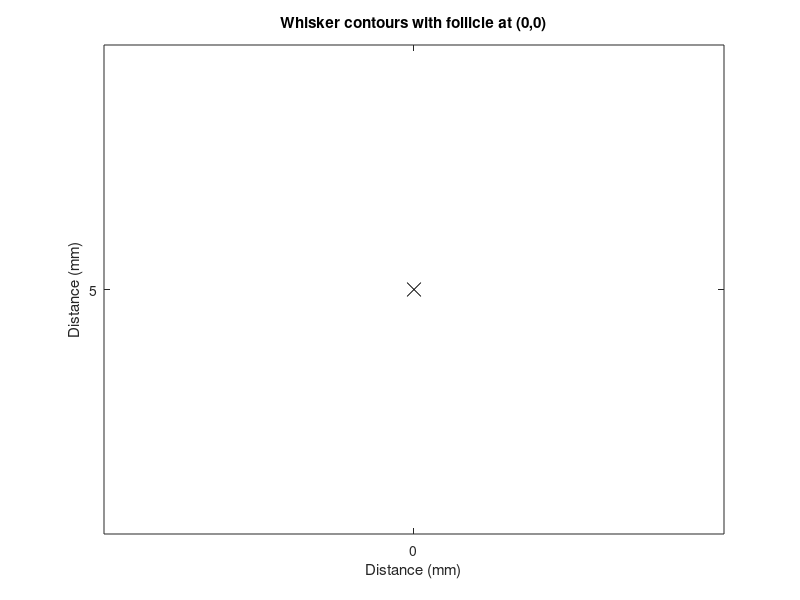

This figure's MATLAB source: (Note: this script raises an error after producing the figure.)


%% whisker bent by object at several azimuthal angles
% whisker angle at based - theta0
% object position - (x y)
% rotate frame of reference by -theta0 by applying a rotation matrix
%
% 
% --------------misc simulation paramters
clear all; 
hf=31;
n_segments=1000; % number of elements in the whisker

Go = 1; % 1 for Go

if Go
    pole_pos_in_mm=5; % distance of pole form the face; along x- axis <-- CHANGE
    l_color = 'b';
else
    pole_pos_in_mm=8;
    l_color = 'r';
end
    
plot_protraction = 0; % determines what protraction parameter is plotted; 1 == distance (this is for the first  submission of Lorenz' paper)

numPosForces=19; % number of simulations with non-zero forces
incr=1.0; % increment of intended angle at base, degrees
thetaMin=incr; % min angle aqafter contact (i.e. non-zero force)
thetaMax=numPosForces*incr; % max angle with positive force

anglesAtBases=incr:incr:thetaMax; % intended angles at base
numZeroForces=15; % number of simulations with zero forces (i.e. before whisker strikes object)

r0=[ 0 pole_pos_in_mm/1000]'; % pole pos in meters (x, y) <<<<<<<<<<<<<<<<<<<<<<Changed
tolerance=0.000001; % this is a weird paramter - if smaller the fminsearch doesn't work; if larger, results are noisier as expected

% --------------mouse pad elasticitiy
% assume that moment = kTheta * dTheta 
% moment = [N m]; dTheta = [rad]; kTheta = [N m / rad]
kTheta = 5e-6; % in rad/(Nm); larger means stiffer <-- CHANGE

% --------------setting whisker parameters - rat whiskers 
% wh.ym=3.5e9; % young's modulus in pascal
% wh.L=0.060; % whisker length in meters
% base_radius=1.00e-4;

% --------------mouse whisker parameters
conical=1; % if 1 then conical whisker with linear taper
wh.ym=5e9; % young's modulus in pascal
base_radius= 33.5e-6; % in meters
wh.L = 16e-3; % whisker lenght in meters
wh.friction = 0.0;

segment=wh.L/n_segments; % in meters; total length is n_segments * segment
if ~ conical
    I(1:n_segments)=(pi/4)*base_radius^4; %uniform
else
    I(1:n_segments)=(pi/4)*(base_radius*(1-(1:n_segments)*segment/wh.L)).^4;  %conical
end
wh.I=I; % 2. moment of intertia

% --------------setting up plots

figure(hf); cla
plot(r0(1)*1000, r0(2)*1000, 'kx', 'MarkerSize', 10); % point of force application
ha=gca;
axis equal
%axes('XLim', [-1 wh.L*1000 ], 'YLim', [-1 wh.L*1000 ], 'YDir', 'reverse');
set(ha, 'YDir', 'reverse');
title('Whisker contours with follicle at (0,0)');
xlabel('Distance (mm)');
ylabel('Distance (mm)');

% --------------simulation 

options = optimset('TolFun',tolerance);

initialCondition = [pole_pos_in_mm/1000 1/30000]; % [location of force along the whisker (m), force acting on the whisker (N)], initial condition

f_axial=[];
moment=[];
f_tot=[];
f_friction=[];

contours=zeros(length(anglesAtBases)+numZeroForces, 2, n_segments+1); % to store trajectories

%tic
for j=1:numPosForces
    
    theta0=pi*anglesAtBases(j)/180;
    rotTheta0=[cos(-theta0) -sin(-theta0); sin(-theta0) cos(-theta0)];
    r1=rotTheta0*r0;
    rotTheta0=[cos(-theta0) -sin(-theta0); sin(-theta0) cos(-theta0)];
    a=r1';
    
    [f_fit,fval,exitflag,output] = fminsearch(@(f_fit) whiskerBentByForce(f_fit, wh, a),initialCondition, options); 
    
    if fval < tolerance*100 % Kluge; I don't understand why fminsearch 'converges' even though the 'tolerance' is never reached
        [temp, wh]=whiskerBentByForce(f_fit, wh);
        for i=1:size(wh.x, 2)
            temp=[wh.x(i) wh.y(i)]';
            temp=rotTheta0*temp;
            wh.x(i)=temp(1);
            wh.y(i)=temp(2);
        end
        %plot(wh.x*1000, -wh.y*1000, 'r', 'LineWidth', 1.0); % minus is to keep with convention
        contours(j+numZeroForces, 1, :)=wh.x*1000;
        contours(j+numZeroForces, 2, :)=wh.y*1000;
        axes(ha);
        line(squeeze(contours(j+numZeroForces, 1, :)), squeeze(contours(j+numZeroForces, 2, :)), 'Color', 'r', 'LineWidth', 1.0);
    else
        wh.f_axial=0;
        wh.moment=0;
    end
    f_axial=[f_axial wh.f_axial];
    moment=[moment wh.moment];
    f_tot=[f_tot wh.f_tot];
    f_friction=[f_friction wh.f_friction];

end
%toc

%intendedAnglesAtBases=anglesAtBases-(180/pi)*moment/kTheta; % correct for compliance in the whisker pad
intendedAnglesAtBases=anglesAtBases; % turn off correction for compliance in the whisker pad

% if whisker slipped, plot whisker
ind=find(f_axial==0);
if ~isempty(ind)
    startind=min(ind)-1;
    for i=1:length(ind)
        intendedAnglesAtBases(startind+i)=intendedAnglesAtBases(startind+i-1)+incr;
        contours(startind+i+numZeroForces, 1, :)=segment*((1:(n_segments+1))-1)*sind(intendedAnglesAtBases(startind+i))*1000;
        contours(startind+i+numZeroForces, 2, :)=-segment*((1:(n_segments+1))-1)*cosd(intendedAnglesAtBases(startind+i))*1000;
        line(squeeze(contours(startind+i+numZeroForces, 1, :)), -squeeze(contours(startind+i+numZeroForces, 2, :)), 'Color', 'b', 'LineWidth', 1.0);
        %startind+i
    end
end

moment=abs(moment);
% CHANGED 011011
moment=[zeros(1, numZeroForces) moment];
f_axial=[zeros(1, numZeroForces)  f_axial];
f_tot=[zeros(1, numZeroForces)  f_tot];
f_friction=[zeros(1, numZeroForces)  f_friction];

% plot whiskers for positions that don't touch whiskers
intendedAnglesAtBases=[(-(numZeroForces-1)*incr):incr:0 intendedAnglesAtBases];
for i=1:numZeroForces
    contours(i, 1, :)=segment*((1:(n_segments+1))-1)*sind(intendedAnglesAtBases(i))*1000;
    contours(i, 2, :)=-segment*((1:(n_segments+1))-1)*cosd(intendedAnglesAtBases(i))*1000;
    line(squeeze(contours(i, 1, :)), -squeeze(contours(i, 2, :)), 'Color', 'b', 'LineWidth', 1.0);
    %plot(squeeze(contours(i, 1, :)), -squeeze(contours(i, 2, :)), 'b', 'LineWidth', 1.0);
end

if plot_protraction ==1
    protractionParameter=5*tand(intendedAnglesAtBases);
    x_label = 'Protraction (mm)';
else
    protractionParameter=intendedAnglesAtBases;
    x_label = 'Theta at base (degrees)';
end

figure(hf+1);
set(gcf, 'Position', [100, 100, 600, 1000])
subplot(3,2,1); cla
set(gca, 'Linewidth', 1.5, 'FontSize', 16)
xlabel(x_label)
ylabel('Bending moment (Nm)')
line(protractionParameter, moment, 'Linewidth', 1.5, 'Color', l_color)

subplot(3,2,2); cla
set(gca, 'Linewidth', 1.5, 'FontSize', 16)
xlabel(x_label)
ylabel('Axial force (N)')
%set(gca, 'YDir', 'reverse')
line(protractionParameter, f_axial, 'Linewidth', 1.5, 'Color', l_color)

subplot(3, 2, 3); cla
set(gca, 'Linewidth', 1.5, 'FontSize', 16)
xlabel(x_label)
ylabel('Total force (N)')
line(protractionParameter, f_tot, 'Linewidth', 1.5, 'Color', l_color)

subplot(3, 2, 4); cla
set(gca, 'Linewidth', 1.5, 'FontSize', 16)
xlabel(x_label)
ylabel('Lateral force (N)')
line(protractionParameter, sqrt(f_tot.^2-f_axial.^2), 'Linewidth', 1.5, 'Color', l_color)

subplot(3, 2, 5); cla
set(gca, 'Linewidth', 1.5, 'FontSize', 16)
ylabel('Axial force (N)')
xlabel('Bending moment (Nm)')
%set(gca, 'YDir', 'reverse')
line(moment, f_axial, 'Linewidth', 1.5, 'Color', l_color)

subplot(3, 2, 6); cla
set(gca, 'Linewidth', 1.5, 'FontSize', 16)
ylabel('Axial force (N)')
xlabel('Lateral force')
%set(gca, 'YDir', 'reverse')
line(sqrt(f_tot.^2-f_axial.^2), f_axial, 'Linewidth', 1.5, 'Color', l_color)


simResults.f_axial=f_axial;
simResults.moment=moment;
simResults.contours=contours;
simResults.intendedAnglesAtBases=intendedAnglesAtBases;

%% ______________________animate whisking - two locations
% assume that contours have been tracked
% contours, f_axial, moment all need to be defined
% to do: 

load('simResults5');
f_axialGO=simResults5.f_axial;
contoursGO=simResults5.contours;
momentGO=simResults5.moment;

load('simResults8');
f_axialNG=simResults8.f_axial;
contoursNG=simResults8.contours;
momentNG=simResults8.moment;
intendedAnglesAtBases=simResults8.intendedAnglesAtBases

% load('intendedAnglesAtBases');
% load('contoursGO');load('contoursNG');
% load('momentGO');load('momentNG');
% load('f_axialGO');load('f_axialNG');

h23=figure(23); % arbitrary figure number
set(h23, 'Position', [50 50 1000 500], 'Color', 'w')

% axes on the left
x_lim=[-wh.L*1000*0.1 wh.L*1000*1.1]; y_lim=[-wh.L*1000*0.60 wh.L*1000*0.45];
hl=axes('Units', 'normalized', 'Position', [.07 .20 .25 .5], 'XLim', x_lim, 'YLim', ...
    y_lim, 'NextPlot', 'replacechildren', 'FontSize', 16);
axis square
xlabel('Distance (mm)'); ylabel('Distance (mm)')
ht=title('Go - object near', 'Color','b', 'FontSize', 20)

% plot circle to indicate pole
%h_pNG=line(8,0, 'Marker', 'o', 'Color', 'r', 'LineWidth', 1.5, 'MarkerFaceColor', 'r');
h_p=line(4,0, 'Marker', 'o', 'Color', 'b', 'LineWidth', 1.5, 'MarkerFaceColor', 'b');

h_w=line(squeeze(contoursGO(1, 1, :)), -squeeze(contoursGO(1, 2, :)), 'Linewidth', 1.5, 'Color', 'k');
%define and plot the follicle
follX=[contours(1, 1, 1), -50*(contours(1, 1, 2)- contours(1, 1, 1))];
follY=[contours(1, 2, 1), 50*(contours(1, 2, 2)- contours(1, 2, 1))];
h_f=line(follX, follY, 'Color', 'm', 'Linewidth', 3);

% axes in the middle
xm=abs(max(intendedAnglesAtBases)-min(intendedAnglesAtBases)); x_lim=[min(intendedAnglesAtBases)-0.05*xm max(intendedAnglesAtBases)+0.05*xm]; 
ym=abs(max(momentGO)-min(momentGO)); y_lim=[min(momentGO)-0.05*ym max(momentGO)+0.05*ym];
hm=axes('Units', 'normalized', 'Position', [.38 .15 .25 .6], 'NextPlot', 'replacechildren', ...
    'XLim', x_lim,'YLim', y_lim, 'FontSize', 16);
xlabel('Angle at follicle (degrees)'); ylabel('Moment (Nm)')

% plot the moment vs angle line with green dot on top
h_mGO=line(intendedAnglesAtBases, momentGO, 'Linewidth', 1.5, 'Color', 'b');
h_mNG=line(intendedAnglesAtBases, momentNG, 'Linewidth', 1.5, 'Color', 'r');
h_mp=line(intendedAnglesAtBases(1), momentGO(1), 'Marker', 'o', 'Color', 'b', 'LineWidth', 1.5, 'MarkerFaceColor', 'b', 'MarkerSize', 10); % green point - to move

% axes on the right
yr=abs(max(f_axialGO)-min(f_axialGO)); y_lim=[min(f_axialGO)-0.05*yr max(f_axialGO)+0.05*yr];
hr=axes('Units', 'normalized', 'Position', [.70 .15 .25 .6], 'NextPlot', 'replacechildren', ...
    'XLim', x_lim,'YLim', y_lim, 'FontSize', 16);
xlabel('Angle at follicle (degrees)'); ylabel('Axial Force (N)')

% plot the moment vs angle line with green dot on top
h_rGO=line(intendedAnglesAtBases, f_axialGO, 'Linewidth', 1.5, 'Color', 'b');
h_rNG=line(intendedAnglesAtBases, f_axialNG, 'Linewidth', 1.5, 'Color', 'r');
h_rp=line(intendedAnglesAtBases(1), f_axialGO(1), 'Marker', 'o', 'Color', 'b', 'LineWidth', 1.5, 'MarkerFaceColor', 'b', 'MarkerSize', 10); % green point - to move

aviobj = avifile('testNoCompr1.avi', 'fps', 5, 'compression', 'None', 'quality', 100);

frameNumber=0;
for i=1:size(contoursGO,1)
    frameNumber=frameNumber+1;
    set(h_w, 'XData', squeeze(contoursGO(i, 1, :)), 'YData', -squeeze(contoursGO(i, 2, :))) 
    follX=[contoursGO(i, 1, 1), -50*(contoursGO(i, 1, 2)- contoursGO(i, 1, 1))];
    follY=[contoursGO(i, 2, 1), 50*(contoursGO(i, 2, 2)- contoursGO(i, 2, 1))];
    set(h_f, 'XData', follX, 'YData', follY);
    set(h_mp, 'XData', intendedAnglesAtBases(i),'YData',momentGO(i));
    set(h_rp, 'XData', intendedAnglesAtBases(i),'YData',f_axialGO(i));
    F(frameNumber)=getframe(h23);
%    aviobj=addframe(aviobj,F(frameNumber));
    %pause
end

for i=size(contoursGO,1):-1:1
    frameNumber=frameNumber+1;
    set(h_w, 'XData', squeeze(contoursGO(i, 1, :)), 'YData', -squeeze(contoursGO(i, 2, :))) 
    follX=[contoursGO(i, 1, 1), -50*(contoursGO(i, 1, 2)- contoursGO(i, 1, 1))];
    follY=[contoursGO(i, 2, 1), 50*(contoursGO(i, 2, 2)- contoursGO(i, 2, 1))];
    set(h_f, 'XData', follX, 'YData', follY);
    set(h_mp, 'XData', intendedAnglesAtBases(i),'YData',momentGO(i));
    set(h_rp, 'XData', intendedAnglesAtBases(i),'YData',f_axialGO(i));
    F(frameNumber)=getframe(h23);
%    aviobj=addframe(aviobj,F(frameNumber));
    %pause
end

% set up NG conditions
% remove green dot; add red dot

axes(hl);
set(h_p, 'XData', 8, 'YData', 0, 'Color', 'r', 'MarkerFaceColor', 'r');
%h_p=line(8,0, 'Marker', 'o', 'Color', 'r', 'LineWidth', 1.5, 'MarkerFaceColor', 'r');
delete(ht);
ht=title('NoGo - object far', 'Color','r', 'FontSize', 20)

axes(hm);
set(h_mp, 'XData', intendedAnglesAtBases(1), 'YData', momentNG(1), 'Color', 'r', 'MarkerFaceColor', 'r');
%h_mp=line(intendedAnglesAtBases(1), momentNG(1), 'Marker', 'o', 'Color', 'r', 'LineWidth', 1.5, 'MarkerFaceColor', 'r', 'MarkerSize', 10); 

axes(hr);
set(h_rp, 'XData', intendedAnglesAtBases(1), 'YData', f_axialNG(1), 'Color', 'r', 'MarkerFaceColor', 'r');
%h_rp=line(intendedAnglesAtBases(1), f_axialNG(1), 'Marker', 'o', 'Color', 'r', 'LineWidth', 1.5, 'MarkerFaceColor', 'r', 'MarkerSize', 10); 

for i=1:size(contoursNG,1)
    frameNumber=frameNumber+1;
    set(h_w, 'XData', squeeze(contoursNG(i, 1, :)), 'YData', -squeeze(contoursNG(i, 2, :))) 
    follX=[contoursNG(i, 1, 1), -50*(contoursNG(i, 1, 2)- contoursNG(i, 1, 1))];
    follY=[contoursNG(i, 2, 1), 50*(contoursNG(i, 2, 2)- contoursNG(i, 2, 1))];
    set(h_f, 'XData', follX, 'YData', follY);
    set(h_mp, 'XData', intendedAnglesAtBases(i),'YData',momentNG(i));
    set(h_rp, 'XData', intendedAnglesAtBases(i),'YData',f_axialNG(i));
    F(frameNumber)=getframe(h23);
%    aviobj=addframe(aviobj,F(frameNumber));
    %pause
end

for i=size(contoursNG,1):-1:1
    frameNumber=frameNumber+1;
    set(h_w, 'XData', squeeze(contoursNG(i, 1, :)), 'YData', -squeeze(contoursNG(i, 2, :))) 
    follX=[contoursNG(i, 1, 1), -50*(contoursNG(i, 1, 2)- contoursNG(i, 1, 1))];
    follY=[contoursNG(i, 2, 1), 50*(contoursNG(i, 2, 2)- contoursNG(i, 2, 1))];
    set(h_f, 'XData', follX, 'YData', follY);
    set(h_mp, 'XData', intendedAnglesAtBases(i),'YData',momentNG(i));
    set(h_rp, 'XData', intendedAnglesAtBases(i),'YData',f_axialNG(i));
    F(frameNumber)=getframe(h23);
%    aviobj=addframe(aviobj,F(frameNumber));
    %pause
end

aviobj=close(aviobj);
movie(h23, F, 3)
% movie2avi(F, 'testRLE1.avi', 'fps', 5, 'compression', 'RLE', 'quality', 100) % no MSVC, RLE, 

%% animate whisking - one location
% assume that contours have been tracked
% contours, f_axial, moment all need to be defined
% to do: 

h23=figure(23); % arbitrary figure number
set(h23, 'Position', [50 50 1000 500], 'Color', 'w')

% axes on the left
x_lim=[-wh.L*1000*0.1 wh.L*1000*1.1]; y_lim=[-wh.L*1000*0.60 wh.L*1000*0.45];
hl=axes('Units', 'normalized', 'Position', [.05 .20 .25 .5], 'XLim', x_lim, 'YLim', ...
    y_lim, 'NextPlot', 'replacechildren');
axis square
xlabel('Distance (mm)'); ylabel('Distance (mm)')

% plot circle to indicate pole
h_p=line(r0(1)*1000,r0(2)*1000+0.3, 'Marker', 'o', 'Color', 'r', 'LineWidth', 1.5, 'MarkerFaceColor', 'r');

h_w=line(squeeze(contours(1, 1, :)), -squeeze(contours(1, 2, :)), 'Linewidth', 1.5);
%define and plot the follicle
follX=[contours(1, 1, 1), -50*(contours(1, 1, 2)- contours(1, 1, 1))];
follY=[contours(1, 2, 1), 50*(contours(1, 2, 2)- contours(1, 2, 1))];
h_f=line(follX, follY, 'Color', 'k', 'Linewidth', 3);

% axes in the middle
xm=abs(max(intendedAnglesAtBases)-min(intendedAnglesAtBases)); x_lim=[min(intendedAnglesAtBases)-0.05*xm max(intendedAnglesAtBases)+0.05*xm]; 
ym=abs(max(moment)-min(moment)); y_lim=[min(moment)-0.05*ym max(moment)+0.05*ym];
hm=axes('Units', 'normalized', 'Position', [.4 .15 .25 .6], 'NextPlot', 'replacechildren', ...
    'XLim', x_lim,'YLim', y_lim);
xlabel('Angle at follicle (degrees)'); ylabel('Moment (Nm)')

% plot the moment vs angle line with green dot on top
h_m=line(intendedAnglesAtBases, moment, 'Linewidth', 1.5);
h_mp=line(intendedAnglesAtBases(1), moment(1), 'Marker', 'o', 'Color', 'b', 'LineWidth', 1.5, 'MarkerFaceColor', 'b', 'MarkerSize', 10); % green point - to move

% axes on the right
yr=abs(max(f_axial)-min(f_axial)); y_lim=[min(f_axial)-0.05*yr max(f_axial)+0.05*yr];
hr=axes('Units', 'normalized', 'Position', [.70 .15 .25 .6], 'NextPlot', 'replacechildren', ...
    'XLim', x_lim,'YLim', y_lim);
xlabel('Angle at follicle (degrees)'); ylabel('Axial Force (N)')

% plot the moment vs angle line with green dot on top
h_r=line(intendedAnglesAtBases, f_axial, 'Linewidth', 1.5);
h_rp=line(intendedAnglesAtBases(1), f_axial(1), 'Marker', 'o', 'Color', 'b', 'LineWidth', 1.5, 'MarkerFaceColor', 'b', 'MarkerSize', 10); % green point - to move

aviobj = avifile('testCinepak2.avi', 'fps', 5, 'compression', 'Cinepak', 'quality', 100);

for i=1:size(contours,1)
    set(h_w, 'XData', squeeze(contours(i, 1, :)), 'YData', -squeeze(contours(i, 2, :))) 
    follX=[contours(i, 1, 1), -50*(contours(i, 1, 2)- contours(i, 1, 1))];
    follY=[contours(i, 2, 1), 50*(contours(i, 2, 2)- contours(i, 2, 1))];
    set(h_f, 'XData', follX, 'YData', follY);
    set(h_mp, 'XData', intendedAnglesAtBases(i),'YData',moment(i));
    set(h_rp, 'XData', intendedAnglesAtBases(i),'YData',f_axial(i));
    F(i)=getframe(h23);
    aviobj=addframe(aviobj,F(i));
    pause(0.2)
end

for i=size(contours,1):-1:1
    set(h_w, 'XData', squeeze(contours(i, 1, :)), 'YData', -squeeze(contours(i, 2, :))) 
    follX=[contours(i, 1, 1), -50*(contours(i, 1, 2)- contours(i, 1, 1))];
    follY=[contours(i, 2, 1), 50*(contours(i, 2, 2)- contours(i, 2, 1))];
    set(h_f, 'XData', follX, 'YData', follY);
    set(h_mp, 'XData', intendedAnglesAtBases(i),'YData',moment(i));
    set(h_rp, 'XData', intendedAnglesAtBases(i),'YData',f_axial(i));
    F(2*size(contours,1)-i+1)=getframe(h23);
    aviobj=addframe(aviobj,F(i));
    pause(.2)
end

aviobj=close(aviobj);
%movie(h23, F, 3)
%movie2avi(F, 'testRLE1.avi', 'fps', 5, 'compression', 'RLE', 'quality',
%100) % no MSVC, RLE, 